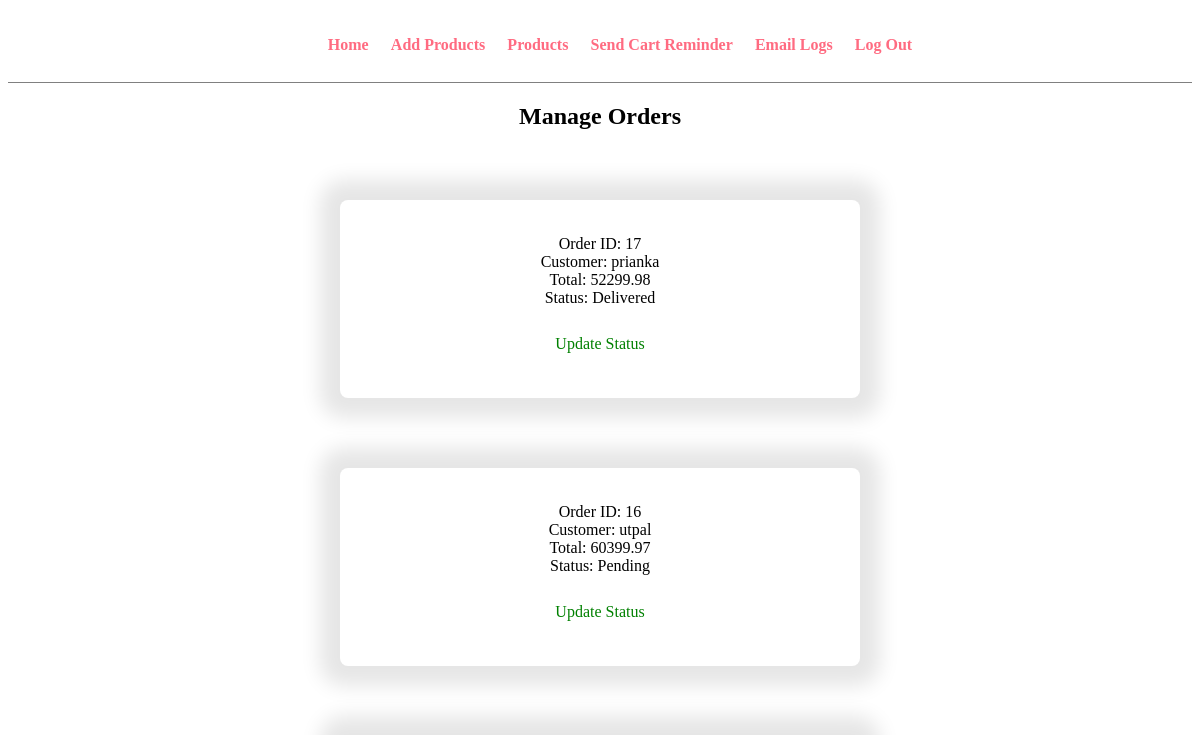
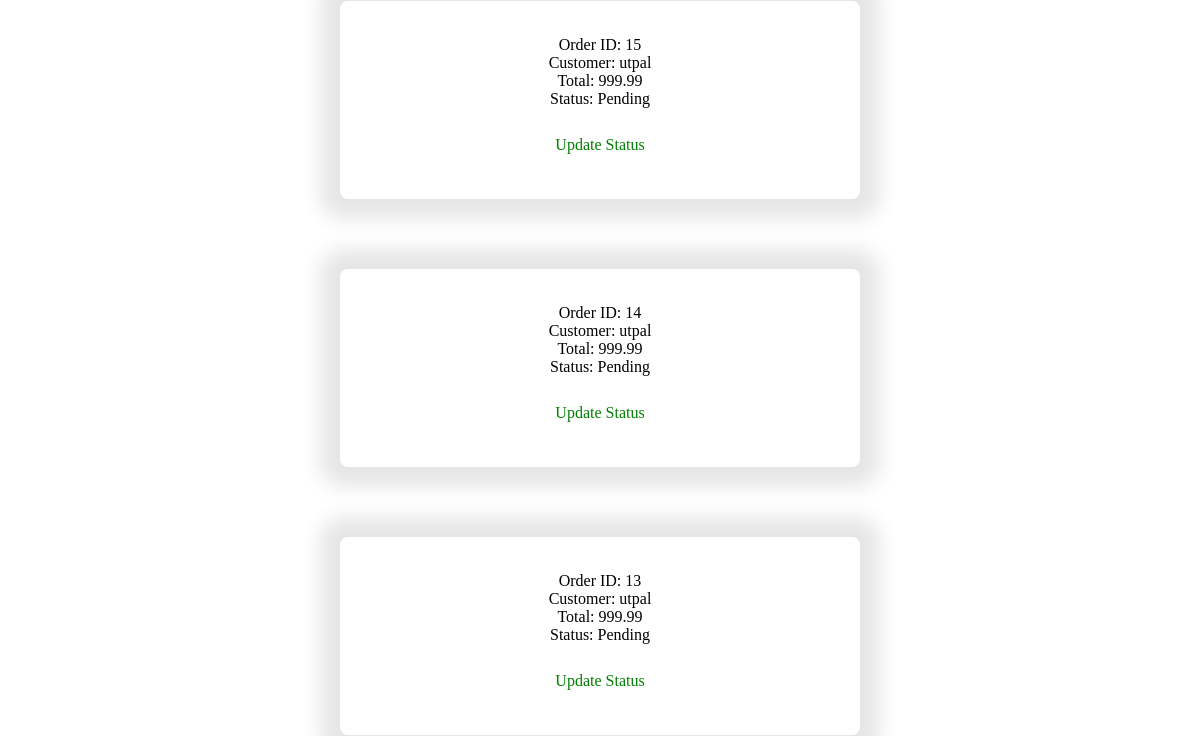
The page /admin/manage-orders.php (signed in, upper part) on the database as committed earlier (2 pictures, top to bottom).
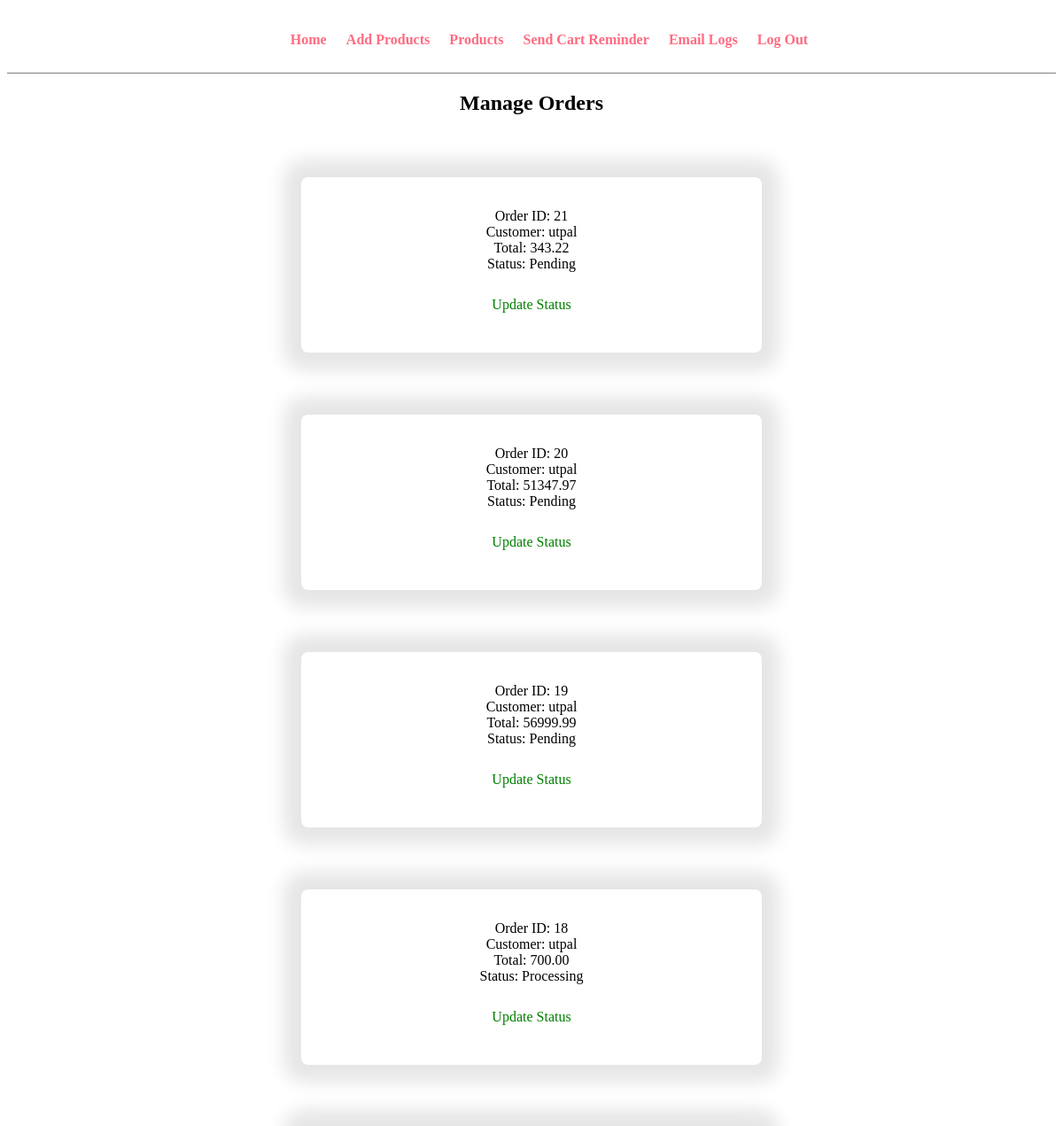
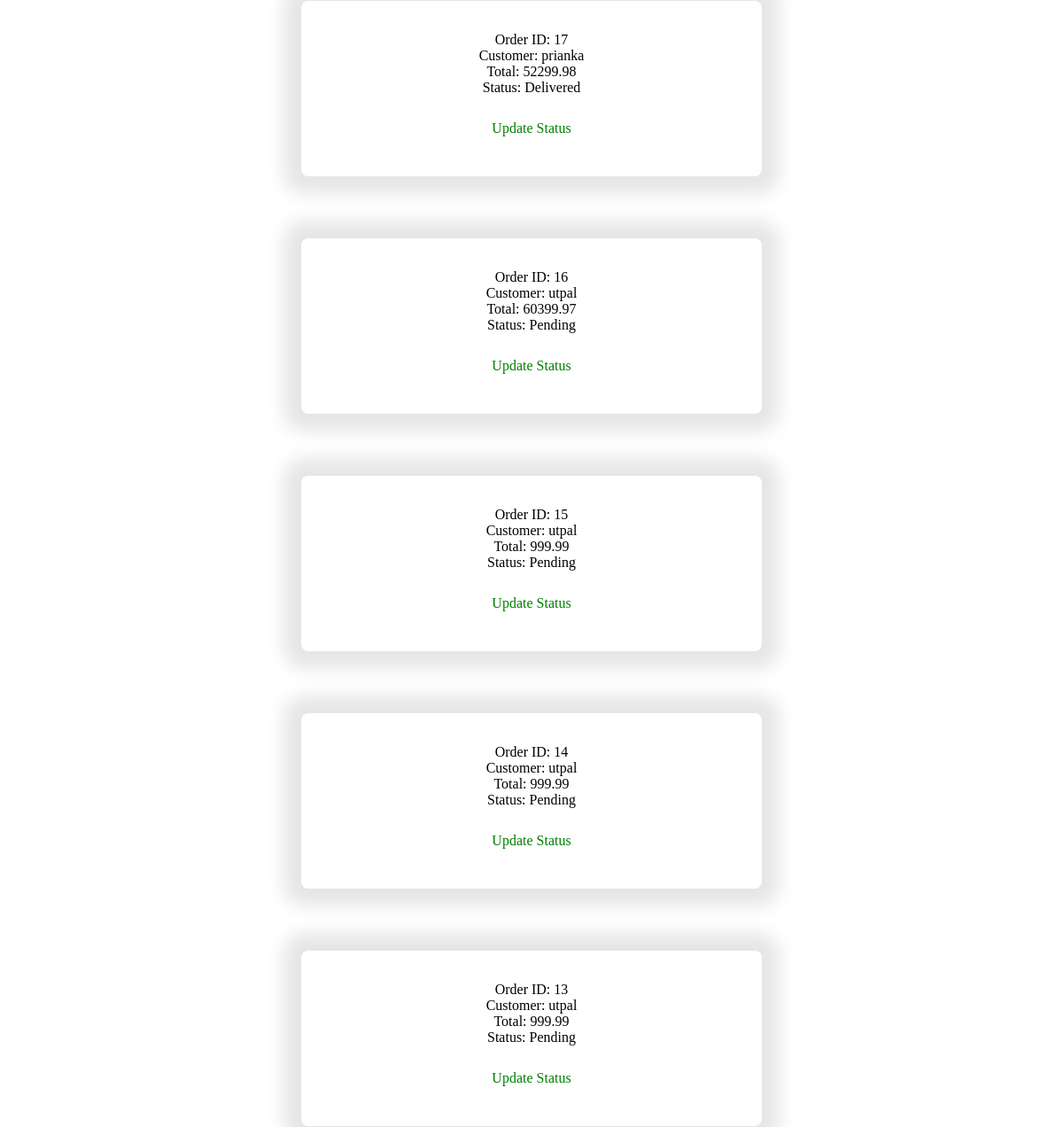
The same page on the database as committed later (2 pictures, top to bottom).
### tables this page shows
CREATE TABLE `orders` (
  `order_id` int(11) NOT NULL,
  `user_id` int(11) NOT NULL,
  `total_amount` decimal(10,2) NOT NULL,
  `status` varchar(50) DEFAULT 'Pending',
  `order_date` timestamp NOT NULL DEFAULT current_timestamp(),
  `address` text DEFAULT NULL,
  `contact_no` varchar(20) DEFAULT NULL,
  `payment_method` varchar(50) DEFAULT NULL
);

CREATE TABLE `users` (
  `user_id` int(11) NOT NULL,
  `name` varchar(100) NOT NULL,
  `email` varchar(150) NOT NULL,
  `password` varchar(255) NOT NULL,
  `role` enum('admin','customer') DEFAULT 'customer',
  `created_at` timestamp NOT NULL DEFAULT current_timestamp()
);

### admin/manage-orders.php (the view, shortened to what this page needs)
<?php
include("../config/db.php");
$sql = "SELECT orders.*, users.name
        FROM orders
        JOIN users ON orders.user_id = users.user_id
        ORDER BY order_date DESC";
$res = mysqli_query($conn,$sql);
?>
<!DOCTYPE html>
<html lang="en">
<head>
    <link rel="stylesheet" href="../css/admin.css">
</head>
<body>
    <div class="menu text-center">
        <div class="wrapper">
            <ul>
                <li><a href="dashboard.php">Home</a></li>
                <li><a href="add-products.php">Add Products</a></li>
                <li><a href="products.php">Products</a></li>
                <li><a href="send-cart-reminder.php">Send Cart Reminder</a></li>
                <li><a href="mail-log.php">Email Logs</a></li>
                <li><a href="../authentication/logout.php">Log Out</a></li>
            </ul>
        </div>
    </div>
    <div class="text-center">
    <h2>Manage Orders</h2>
    </div>
<?php
while($row = mysqli_fetch_assoc($res))
{
?>
<div class="container">
<form method="POST">
    Order ID: <?php echo $row['order_id']; ?><br>
    Customer: <?php echo $row['name']; ?><br>
    Total: <?php echo $row['total_amount']; ?><br>
    Status: <?php echo $row['status'];?><br><br>
    <a href="update-order-status.php?id=<?php echo $row['order_id']; ?>" class="btn1">
    Update Status
    </a>
</form>
</div>
<?php
}
?>
</body>
</html>

Rows that differ between the two databases and show on the page:
added orders: order_id "21", user.name "utpal", total_amount "343.22", status "Pending"
added orders: order_id "20", user.name "utpal", total_amount "51347.97", status "Pending"
added orders: order_id "19", user.name "utpal", total_amount "56999.99", status "Pending"
added orders: order_id "18", user.name "utpal", total_amount "700.00", status "Processing"
